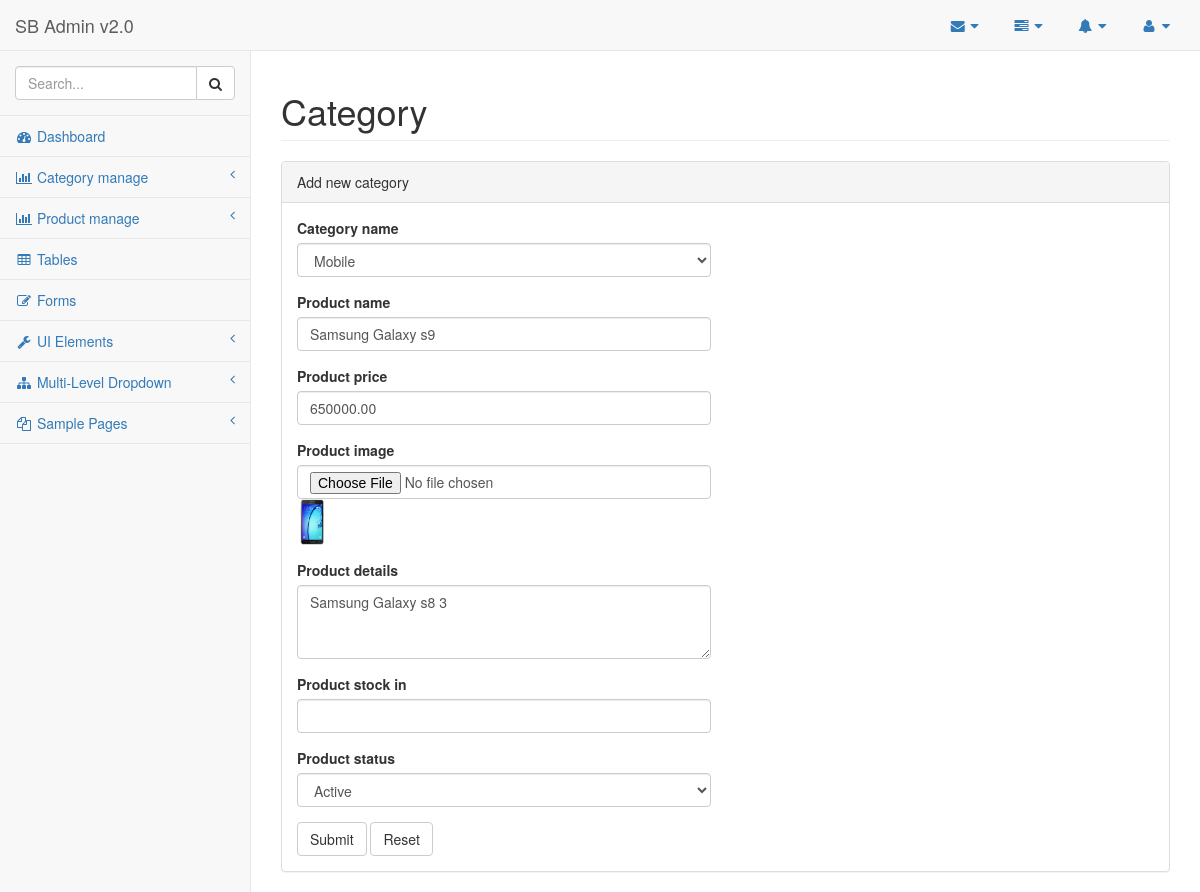
The app's page /backend/pages/product_edit.php?pid=1, older data.
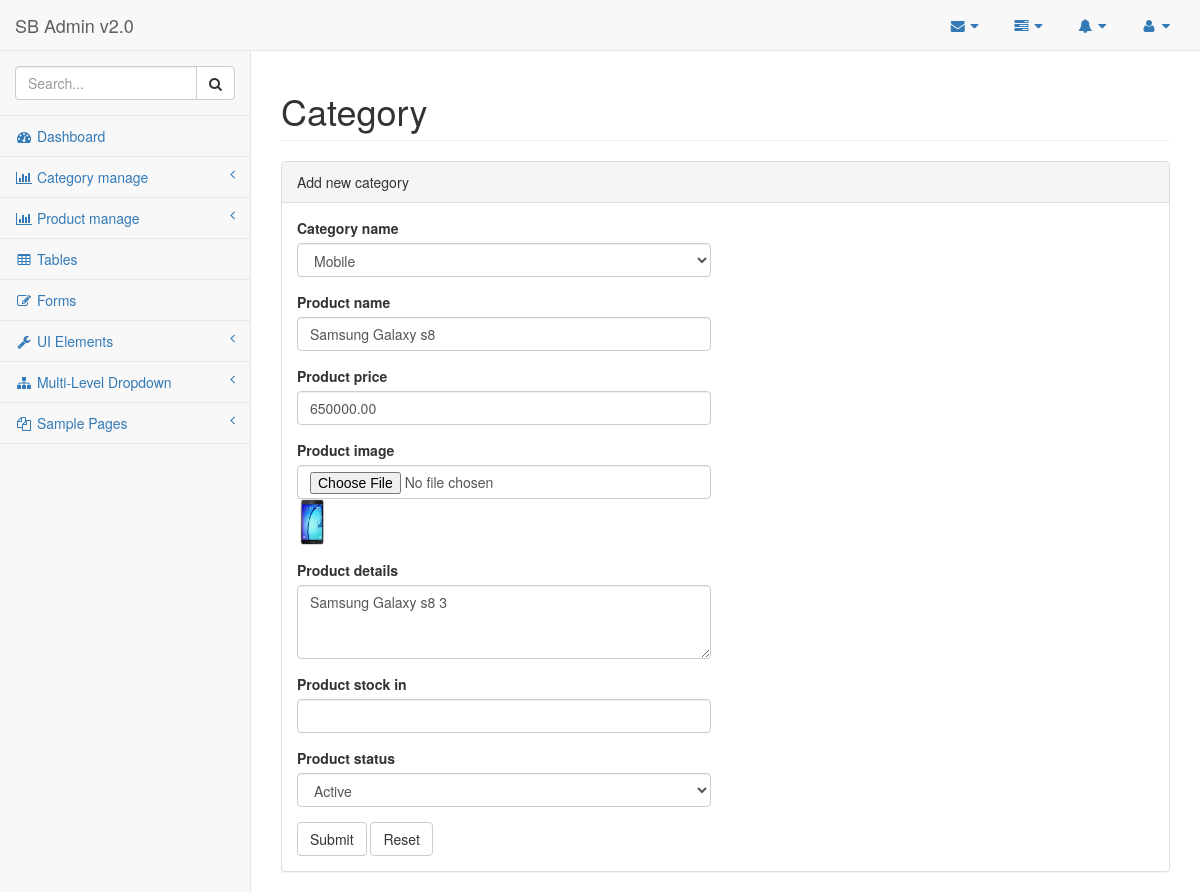
The same page, newer data.
### tables this page shows
CREATE TABLE `products` (
  `product_id` int(11) NOT NULL,
  `product_name` varchar(50) NOT NULL,
  `product_price` decimal(10,2) NOT NULL,
  `product_image` varchar(250) NOT NULL,
  `product_details` varchar(500) NOT NULL,
  `product_category` int(11) NOT NULL,
  `product_stock_in` int(11) NOT NULL,
  `product_status` tinyint(1) NOT NULL,
  `created_at` timestamp NOT NULL DEFAULT CURRENT_TIMESTAMP,
  `updated_at` timestamp NOT NULL DEFAULT CURRENT_TIMESTAMP
);

CREATE TABLE `categories` (
  `catid` int(11) NOT NULL,
  `category_name` varchar(50) NOT NULL
);

### backend/pages/product_edit.php (the view, shortened to what the changed rows need)
<?php
require('connect.php');
$product_id = $_REQUEST['pid'];
$sql = "SELECT products.*, categories.category_name FROM `products` INNER JOIN categories ON products.product_category = categories.catid  WHERE product_id = '$product_id' ORDER BY products.product_name";
$res = mysqli_query($con, $sql);
$row = mysqli_fetch_assoc($res);
?>
<!DOCTYPE html>
<html lang="en">
<head>
    <link href="../vendor/bootstrap/css/bootstrap.min.css" rel="stylesheet">
    <link href="../vendor/metisMenu/metisMenu.min.css" rel="stylesheet">
    <link href="../dist/css/sb-admin-2.css" rel="stylesheet">
    <link href="../vendor/font-awesome/css/font-awesome.min.css" rel="stylesheet" type="text/css">
</head>
<body>
    <div id="wrapper">
        <?php include('navbar.php'); ?>
        <div id="page-wrapper">
            <div class="row">
                <div class="col-lg-12">
                    <h1 class="page-header">Category</h1>
                </div>
            </div>
            <div class="row">
                <div class="col-lg-12">
                    <div class="panel panel-default">
                        <div class="panel-body">
                            <div class="row">
                                <div class="col-lg-6">
                                    <form role="form" action="product_action.php" method="post" enctype="multipart/form-data">
                                        <div class="form-group">
                                            <label>Category name</label>
                                            <select  class="form-control" name="product_category" id="product_category" >
                                                <option value="<?php echo $row['product_category']; ?>"><?php echo $row['category_name']; ?></option>
                                            </select>
                                        </div>
                                        <div class="form-group">
                                            <label>Product name</label>
                                            <input class="form-control" type="text" name="product_name" value="<?php echo $row['product_name']; ?>" required>
                                        </div>
                                        <div class="form-group">
                                            <label>Product price</label>
                                            <input class="form-control" type="text" name="product_price" value="<?php echo $row['product_price']; ?>">
                                        </div>
                                        <div class="form-group">
                                            <label>Product image</label>
                                            <input class="form-control" type="file" name="product_image">
                                        <img class="pro_img" src="../../<?php echo $row['product_image']; ?>" alt="">
                                        </div>
                                        <div class="form-group">
                                            <label>Product details</label>
                                            <textarea class="form-control" rows="3" name="product_details"><?php echo $row['product_details']; ?></textarea>
                                        </div>
                                        <div class="form-group">
                                            <label>Product status</label>
                                            <select class="form-control" name="product_status">
                                                <?php
                                                if($row['product_status'] ==1)
                                                {
                                                    ?>
                                                    <option value="1">Active</option>
                                                    <?php
                                                }
                                                else
                                                {
                                                    ?>
                                                    <option value="0">Pending</option>
                                                    <option value="1">Active</option>
                                                    <?php
                                                }
                                                 ?>
                                            </select>
                                        </div>
                                    </form>
                                </div>
                            </div>
                        </div>
                    </div>
                </div>
            </div>
        </div>
    </div>
</body>
</html>

### backend/pages/navbar.php (shortened to what the changed rows need)
<nav class="navbar navbar-default navbar-static-top" role="navigation" style="margin-bottom: 0">
            <div class="navbar-header">
                <a class="navbar-brand" href="index.html">SB Admin v2.0</a>
            </div>
        </nav>

Row changes from the older to the newer data that the page shows:
changed products "Samsung Galaxy s8 3": product_name "Samsung Galaxy s9" → "Samsung Galaxy s8"
